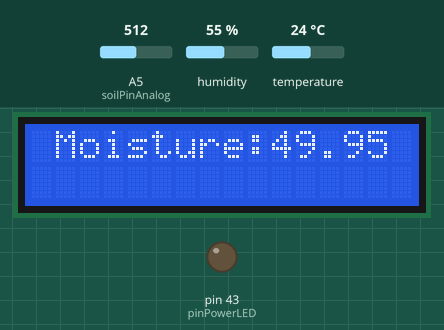
Recording of a sketch running on a simulated Arduino Mega 2560, built with avr-gcc and run on an emulated ATmega2560. Shown: 16×2 character LCD, output pins drawn as LEDs (lit = HIGH). Inputs (shaded band) come from the test bench; at power-on: A5 (soilPinAnalog) = 512, humidity 55 %, temperature 24 °C. The modem accepts every AT command (registered, SIM ready, sends succeed) and sends nothing else; what the sketch prints to the serial monitor is not drawn.

Above: at 2.7 s.
2.8 s: A5 (soilPinAnalog) set to 716
At 11.4 s:
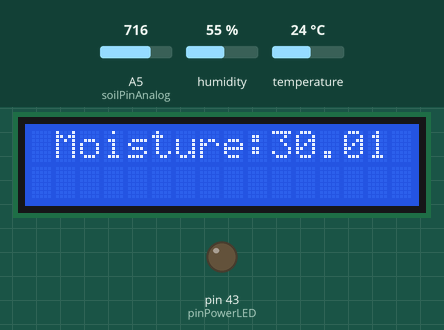
13.8 s: A5 (soilPinAnalog) set to 900
At 21.7 s:
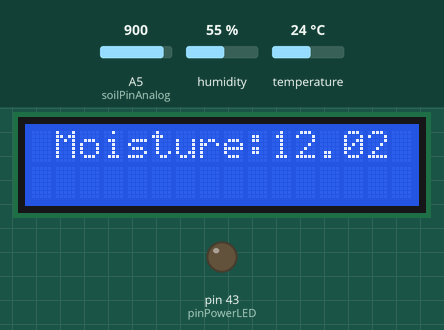
22.9 s: A5 (soilPinAnalog) set to 1023
At 27.7 s:
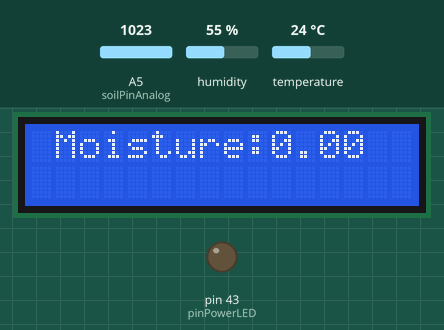
Timing chart, 0 to 38.0 s (numbered marks = the images above; inputs shaded):
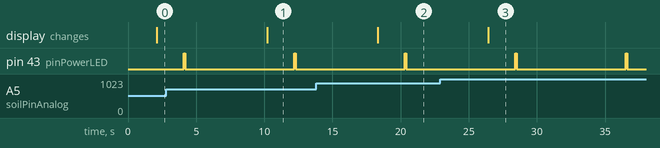

The sketch:

MotorChori_1.ino
```cpp
 #include<LiquidCrystal.h>    //display 1

#include <SoftwareSerial.h>
//SoftwareSerial mySerial(52,53);
SoftwareSerial mySerial(53,52); //tx,rx


//--------------

#include "DHT.h"

#define DHTPIN 41
#define DHTTYPE DHT11   // DHT 11

DHT dht(DHTPIN, DHTTYPE);
const int soilPinAnalog = A5;  /* Soil moisture sensor O/P pin */// initialize sensor pin
const int soilPinDigital = 40;  /* Soil moisture sensor O/P pin */// initialize sensor pin


float t, h;

//------------
float moisture_percentage;
  int sensor_analog;

//----------------

/*  original
int en=3;  //  display 3
int rs=4;  //  display 2
int d4=5;  //  display 4
int d5=6;  //  display 5
int d6=7;  //  display 6
int d7=8;  //  display 7

*/
LiquidCrystal lcd(4,3,5,6,7,8);
//LiquidCrystal lcd(8,7,6,5,3,4);
//LiquidCrystal lcd(8,7,6,5,4,3);
//LiquidCrystal lcd(rs,en,d4,d5,d6,d7);   //display 7// configure the pin RS,enable,D4,D5,D6,D7  resp.  //original
int buzzerPin = 40;
int pinPowerLED=43;

//---------------motor chori

int float1=47;  //input
int float2=49;  //input
int float3=51;  //input

int buttonPush=37;    //input pullup
//----------------
void setup() {
  Serial.begin(9600); /* Define baud rate for serial communication */

pinMode(soilPinAnalog, INPUT);
pinMode(soilPinDigital, INPUT);
pinMode(pinPowerLED,OUTPUT);
pinMode(DHTPIN, INPUT);


dht.begin();
//-----------------------
    lcd.begin(16,2);          // initialize LCD of size 16/2 (2 rows, 16 col) //display 7
    lcd.setCursor(1,0);       // set the cursor at position (C1,R0)  //display 8
    lcd.clear();       ////display 9

    //clear the screen
    lcd.print("Welcome Grapes IoT");  //displaying the message on LCD
   mySerial.begin(9600);
}

void loop() {


delay(2000);
   // delay(dht.getMinimumSamplingPeriod());

 h  = dht.readHumidity();
  t= dht.readTemperature();
   if (isnan(h) || isnan(t) ) {    //|| isnan(f)
    Serial.println(F("Failed to read from DHT sensor!"));
   }
      Serial.print("Temperature=");
      Serial.println(t,1);
      Serial.print("Humidity=");
      Serial.println(h,1);
 /* Serial.println(dht.toFahrenheit(temperature), 1);
  // Compute heat index in Fahrenheit (the default)
  float hif = dht.computeHeatIndex(f, h);
  // Compute heat index in Celsius (isFahreheit = false)
  float hic = dht.computeHeatIndex(t, h, false);
 Serial.print(F("Humidity: "));
  Serial.print(h);
  Serial.print(F("%  Temperature: "));
  Serial.print(t);
  Serial.print(F("°C "));
  Serial.print(f);
  Serial.print(F("°F  Heat index: "));
  Serial.print(hic);
  Serial.print(F("°C "));
  Serial.print(hif);
  Serial.println(F("°F"));

 Serial.print(dht.getStatusString())
 */
    sensor_analog = analogRead(soilPinAnalog);
    moisture_percentage = ( 100 - ( (sensor_analog/1023.00) * 100 ) );
    Serial.print("Moisture Percentage = ");
    Serial.print(moisture_percentage);
    Serial.print("%\n\n");
    //--------------------------------------------------------
     lcd.clear();       ////display 9
     lcd.setCursor(1,0);       // set the cursor at position (C1,R0)  //display 8

     lcd.print("Temp:");  //displaying the message on LCD
     lcd.print(t);  //displaying the message on LCD
      lcd.print("Hum.:");  //displaying the message on LCD
     lcd.print(h);  //displaying the message on LCD

      lcd.clear();       ////display 9
     lcd.setCursor(1,0);       // set the cursor at position (C1,R0)  //display 8
     //clear the screen
     lcd.print("Moisture:");  //displaying the message on LCD
     lcd.print(moisture_percentage);  //displaying the message on LCD
    delay(2000);

   digitalWrite(pinPowerLED,HIGH);
   delay(100);
   digitalWrite(pinPowerLED,LOW);\
   delay(800);
   Serial.print("Message send");
   SendMessage();
   Serial.println();


}


//-----------------------------gsm code

 void SendMessage()
{
  mySerial.println("AT+CMGF=1");    //Sets the GSM Module in Text Mode
  delay(1000);  // Delay of 1000 milli seconds or 1 second
  Serial.println("\n am sending msg ");
  //mySerial.println("AT+CMGS=\"+917588068825\"\r"); // Replace x with mobile number
  mySerial.println("AT+CMGS=\"+917387335739\"\r"); // Replace x with mobile number
  Serial.println("\n msg sended sucessfully ");
  delay(1000);
  mySerial.println("I am SMS from GSM Module");// The SMS text you want to send
  delay(100);
   mySerial.println((char)26);// ASCII code of CTRL+Z
  delay(1000);
}


void showOnLCD(String title,String msg)
{
     lcd.clear();       ////display 9
     lcd.setCursor(1,0);       // set the cursor at position (C1,R0)  //display 8
     //clear the screen
     lcd.print(title);  //displaying the message on LCD
     lcd.print(msg);  //displaying the message on LCD
     delay(1000);
}
```

Measured:
- after the input at 2.8 s, the display: changes after 7.4 s (image 1)
- after the input at 13.8 s, the display: changes after 4.5 s (image 2)
- after the input at 22.9 s, the display: changes after 3.5 s (image 3)
- by itself, pin 43 (pinPowerLED): alternates HIGH for 0.10 s and LOW for 8.0 s
